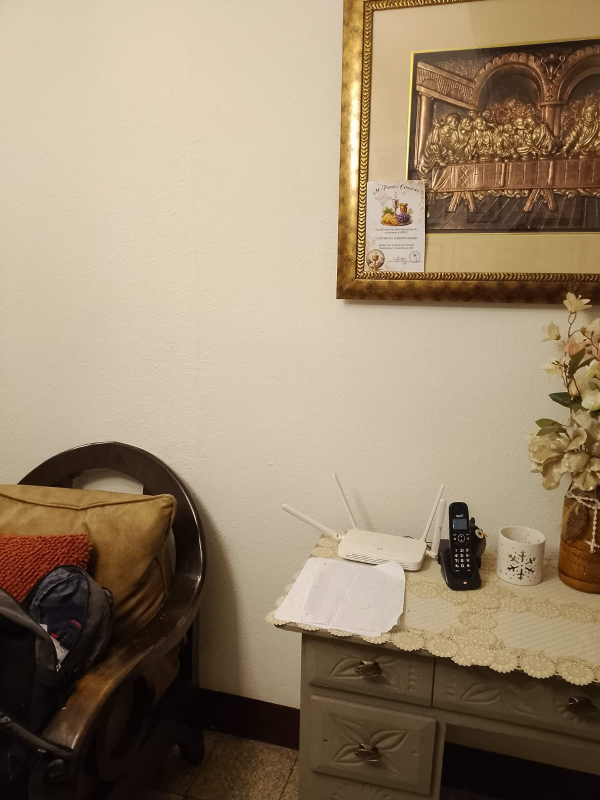
#> input picture control/lefth.jpeg, 1200 x 1600 px, found by its file name (shown at 1/2 size)
$ jupyter execute Informe.ipynb
#> lines starting #> are read from the running program, lines starting #| are printed output that depends on the picture
# Laboratorio 5

- Mathew Alexander Cordero Aquino - 22982
- Gustavo Adolfo Cruz Bardales - 22779
- Edwin de Leon - 22809

[Repositorio](https://github.com/donmatthiuz/VIC/tree/lab5)

## Task 1

### Imagenes de Control

#### Izquierda

#### Derecha

### Imagenes Experimentales

#### Objetos:
- Cercano: Botella transparente
- Medio: Sofa
- Lejano: Porton

#### Izquierda

#### Derecha

## Task 2

[cell 1]
import cv2
import numpy as np

def pipelineSTICKING(img_left_path, img_right_path, name_output):
#> called with img_left_path = 'control\\lefth.jpeg', img_right_path = 'control\\right.jpeg', name_output = 'panorama_control'
    img_left  = cv2.imread(img_left_path)
#> img_left is the input picture: shape (1600, 1200, 3); mean B, G, R 110, 134.5, 153.6
    img_right = cv2.imread(img_right_path)
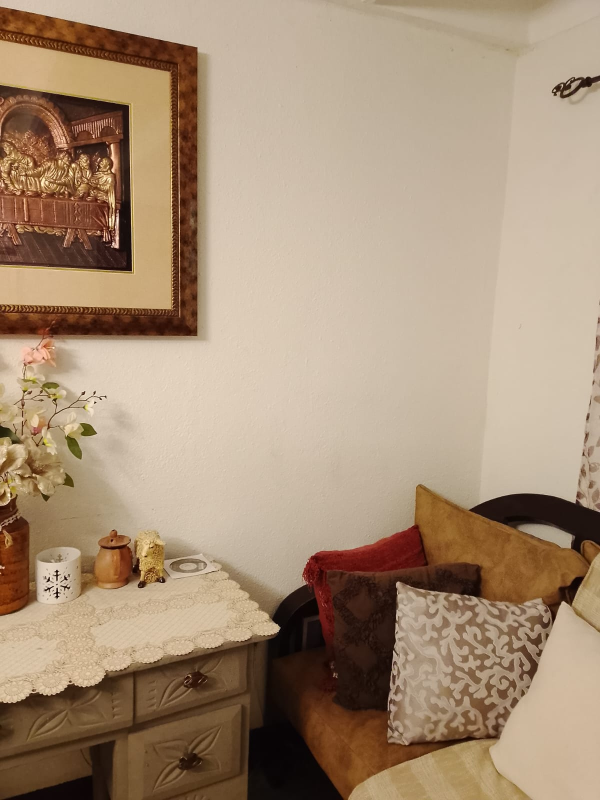
#> input picture control/right.jpeg, 1200 x 1600 px, found by its file name (shown at 1/2 size)
#> img_right is the input picture: shape (1600, 1200, 3); mean B, G, R 119.2, 143.6, 167.3

    if img_left is None or img_right is None:
        raise ValueError("Error cargando imágenes")

    gray_left  = cv2.cvtColor(img_left,  cv2.COLOR_BGR2GRAY)
    gray_right = cv2.cvtColor(img_right, cv2.COLOR_BGR2GRAY)
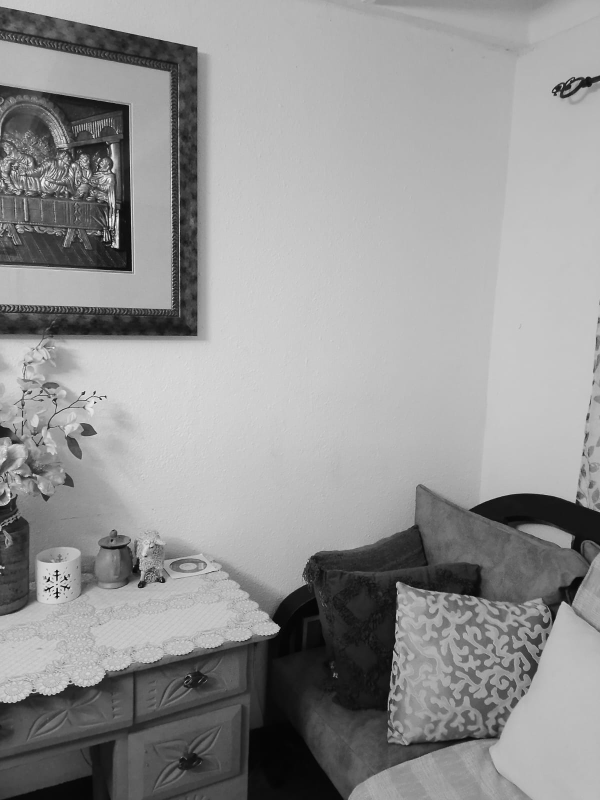
#> gray_right: shape (1600, 1200) (shown at 1/2 size); min 1, max 251, mean 147.9

    sift = cv2.SIFT_create()
    kp1, des1 = sift.detectAndCompute(gray_left,  None)
#> kp1 = 5053 keypoints; strongest (x, y, size): (910, 1078, 2.1), (930, 1166, 2.7), (715, 553, 1.9), (913, 1131, 3)
    kp2, des2 = sift.detectAndCompute(gray_right, None)
#> kp2 = 4388 keypoints; strongest (x, y, size): (190, 805, 2.5), (114, 1177, 2.4), (114, 1143, 3.8), (114, 1193, 3.9)

    FLANN_INDEX_KDTREE = 1
    index_params = dict(algorithm=FLANN_INDEX_KDTREE, trees=5)
    search_params = dict(checks=50)

    flann = cv2.FlannBasedMatcher(index_params, search_params)
    matches = flann.knnMatch(des1, des2, k=2)
#> matches = 5053 matches

    good = []
    for m, n in matches:
        if m.distance < 0.75 * n.distance:
            good.append(m)
#> after the loop, good = 106 matches

    if len(good) < 8:
        raise ValueError("Muy pocos matches para estimar homografía")

    pts_left  = np.float32([kp1[m.queryIdx].pt for m in good]).reshape(-1,1,2)
#> pts_left = 106 rows, first 8: [22.14, 1200.8], [44.63, 1126.4], [62.26, 1151.1], [71.29, 984.8], [72.08, 932.1], [82.35, 1246], [109.5, 1166], [116.3, 906.1]
    pts_right = np.float32([kp2[m.trainIdx].pt for m in good]).reshape(-1,1,2)
#> pts_right = 106 rows, first 8: [787.1, 1303.3], [418.7, 1476.8], [184.9, 259.1], [960.3, 1041.3], [1127.1, 997.1], [1161.6, 164.5], [835.6, 1182.2], [1127.1, 997.1]

    H, inliers = cv2.findHomography(
        pts_right,
        pts_left,
        cv2.RANSAC,
        5.0
    )
#> H = [[0.559, -0.755, 1056], [0.445, -0.684, 1003.4], [0.000305, -0.000691, 1]]; inliers = 106 values, max 1 at index 30, min 0 at index 0, mean 0.066

    if H is None:
        raise ValueError("No se pudo estimar la homografía")

    h, w = img_left.shape[:2]
#> h = 1600; w = 1200

    corners_right = np.array([[0,0],[w,0],[w,h],[0,h]], dtype=np.float32).reshape(-1,1,2)
    warped_corners = cv2.perspectiveTransform(corners_right, H)
#> warped_corners = [[1056, 1003.4], [1264.2, 1125.2], [1990.4, 1702.4], [1445.6, 856]]

    corners_left = np.array([[0,0],[w,0],[w,h],[0,h]], dtype=np.float32).reshape(-1,1,2)

    all_corners = np.concatenate((corners_left, warped_corners), axis=0)
#> all_corners = [[0, 0], [1200, 0], [1200, 1600], [0, 1600], [1056, 1003.4], [1264.2, 1125.2], [1990.4, 1702.4], [1445.6, 856]]

    [x_min, y_min] = np.int32(all_corners.min(axis=0).ravel() - 10)
#> x_min = -10; y_min = -10
    [x_max, y_max] = np.int32(all_corners.max(axis=0).ravel() + 10)
#> x_max = 2000; y_max = 1712

    panorama_w = x_max - x_min
#> panorama_w = 2010
    panorama_h = y_max - y_min
#> panorama_h = 1722

    T = np.array([
        [1, 0, -x_min],
        [0, 1, -y_min],
        [0, 0, 1]
    ], dtype=np.float32)
#> T = [[1, 0, 10], [0, 1, 10], [0, 0, 1]]

    warped = cv2.warpPerspective(img_right, T @ H, (panorama_w, panorama_h))

    panorama = np.zeros((panorama_h, panorama_w, 3), dtype=np.uint8)

    panorama[-y_min:h-y_min, -x_min:w-x_min] = img_left

    mask = warped > 0
    panorama[mask] = warped[mask]

    cv2.imwrite(f"{name_output}.png", panorama)

### Stiching

[cell 2]
pipelineSTICKING("control\lefth.jpeg", "control\\right.jpeg" ,"panorama_control")
pipelineSTICKING("experimental\lefth.jpeg", "experimental\\right.jpeg" ,"panorama_experimental")
#> call 2 of pipelineSTICKING, with img_left_path = 'experimental\\lefth.jpeg', img_right_path = 'experimental\\right.jpeg', name_output = 'panorama_experimental'
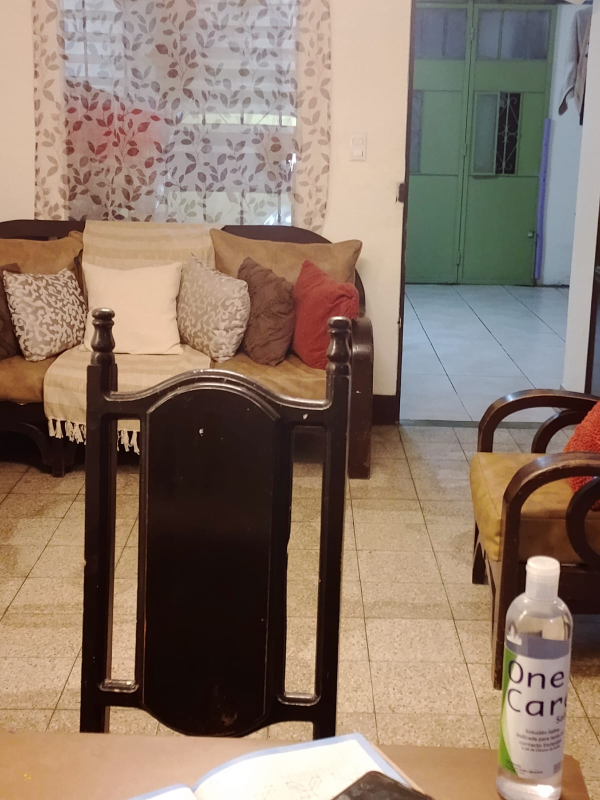
#> input picture experimental/lefth.jpeg, 1200 x 1600 px, found by its file name (shown at 1/2 size)
#> in pipelineSTICKING, img_left is the input picture: shape (1600, 1200, 3); mean B, G, R 105.7, 120.8, 140.5
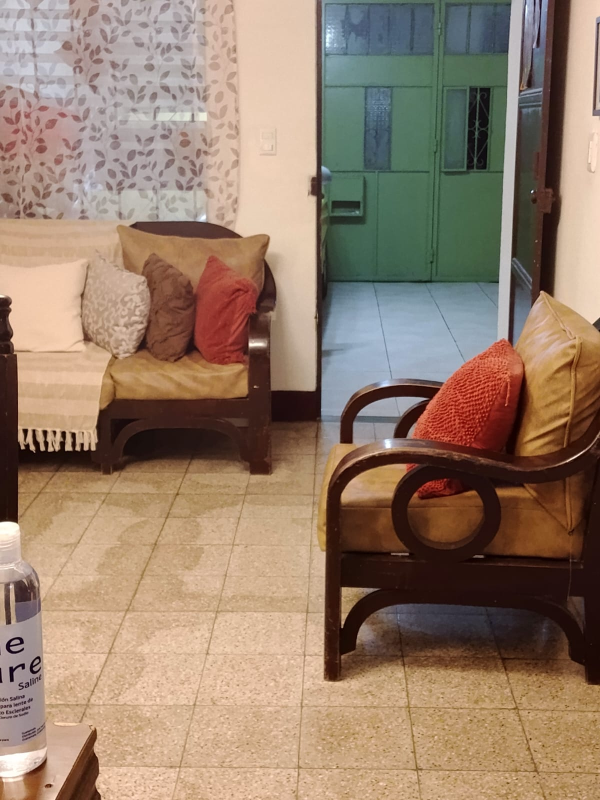
#> input picture experimental/right.jpeg, 1200 x 1600 px, found by its file name (shown at 1/2 size)
#> in pipelineSTICKING, img_right is the input picture: shape (1600, 1200, 3); mean B, G, R 107.5, 126.6, 150.1
#> in pipelineSTICKING (call 2), `gray_left  = cv2.cvtColor(img_left,  cv2.COLOR_BGR2GRAY)`:
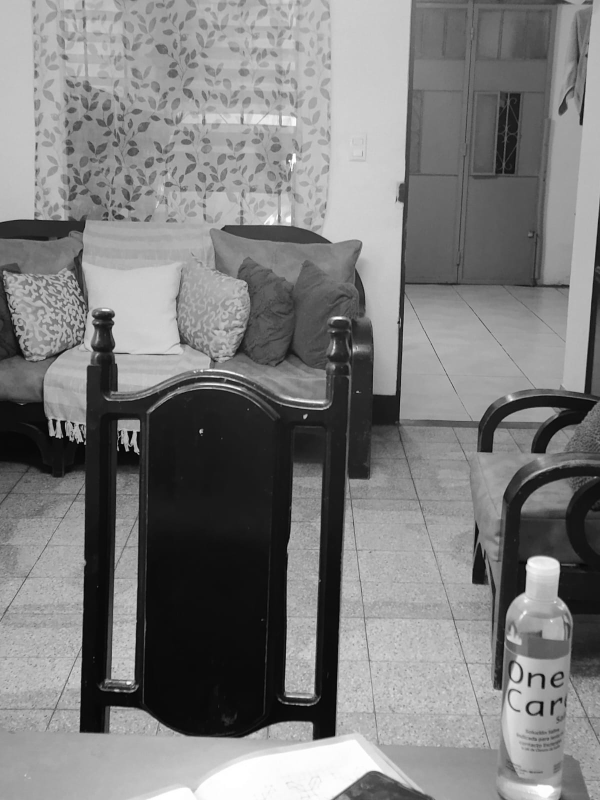
#> gray_left: shape (1600, 1200) (shown at 1/2 size); min 3, max 255, mean 125
#> in pipelineSTICKING (call 2), `gray_right = cv2.cvtColor(img_right, cv2.COLOR_BGR2GRAY)`:
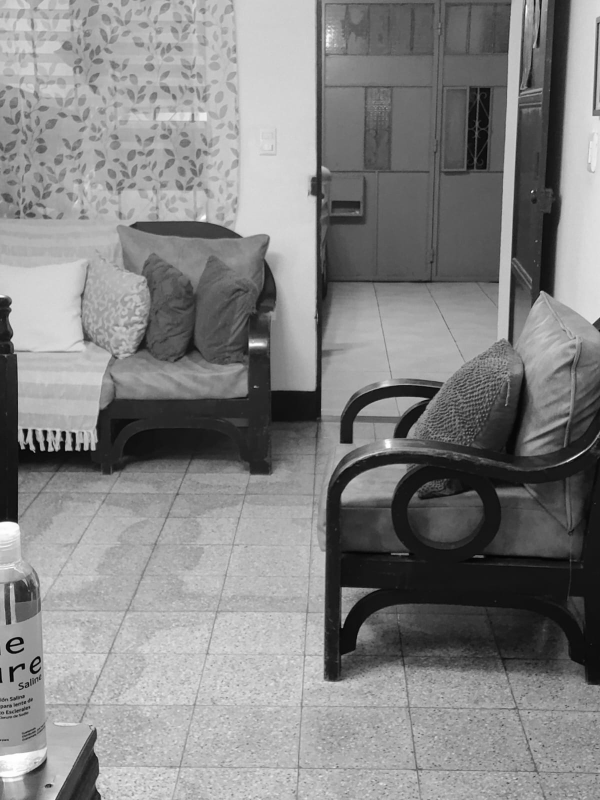
#> gray_right: shape (1600, 1200) (shown at 1/2 size); min 0, max 255, mean 131.4
#> in pipelineSTICKING (call 2), `kp1, des1 = sift.detectAndCompute(gray_left,  None)`: kp1 = 5945 keypoints; strongest (x, y, size): (1085, 1139, 43), (402, 863, 5), (260, 867, 7.7), (170, 887, 2.9)
#> in pipelineSTICKING (call 2), `kp2, des2 = sift.detectAndCompute(gray_right, None)`: kp2 = 7551 keypoints; strongest (x, y, size): (1064, 383, 2.9), (51, 863, 7.3), (90, 866, 7.5), (109, 865, 5.5)
#> in pipelineSTICKING (call 2), `matches = flann.knnMatch(des1, des2, k=2)`: matches = 5945 matches
#> after the loop in pipelineSTICKING (call 2), `for m, n in matches:`: good = 480 matches
#> in pipelineSTICKING (call 2), `pts_left  = np.float32([kp1[m.queryIdx].pt for m in good]).reshape(-1,..`: pts_left = 480 rows, first 8: [4.05, 479.1], [12.91, 598.5], [77.44, 1038.6], [91.06, 260.1], [91.06, 260.1], [99.06, 429.9], [100.2, 873.4], [101.3, 416.2]
#> in pipelineSTICKING (call 2), `pts_right = np.float32([kp2[m.trainIdx].pt for m in good]).reshape(-1,..`: pts_right = 480 rows, first 8: [1195.9, 635.7], [637, 630.1], [847.2, 1341.6], [185.2, 248.8], [185.2, 248.8], [182.5, 117.4], [169, 902.4], [184, 103.3]
#> in pipelineSTICKING (call 2), `H, inliers = cv2.findHomography( pts_right, pts_left, cv2.RANSAC, 5.0 )`: H = [[0.998, -0.0425, 195.8], [0.0157, 0.995, 5.97], [-3.68e-07, 5.85e-06, 1]]; inliers = 480 values, max 1 at index 41, min 0 at index 0, mean 0.329
#> in pipelineSTICKING (call 2), `warped_corners = cv2.perspectiveTransform(corners_right, H)`: warped_corners = [[195.8, 5.97], [1394.1, 24.82], [1313.7, 1602.5], [126.6, 1583.2]]
#> in pipelineSTICKING (call 2), `all_corners = np.concatenate((corners_left, warped_corners), axis=0)`: all_corners = [[0, 0], [1200, 0], [1200, 1600], [0, 1600], [195.8, 5.97], [1394.1, 24.82], [1313.7, 1602.5], [126.6, 1583.2]]
#> in pipelineSTICKING (call 2), `[x_max, y_max] = np.int32(all_corners.max(axis=0).ravel() + 10)`: x_max = 1404; y_max = 1612
#> in pipelineSTICKING (call 2), `panorama_w = x_max - x_min`: panorama_w = 1414
#> in pipelineSTICKING (call 2), `panorama_h = y_max - y_min`: panorama_h = 1622
#> in pipelineSTICKING (call 2), `mask = warped > 0`:
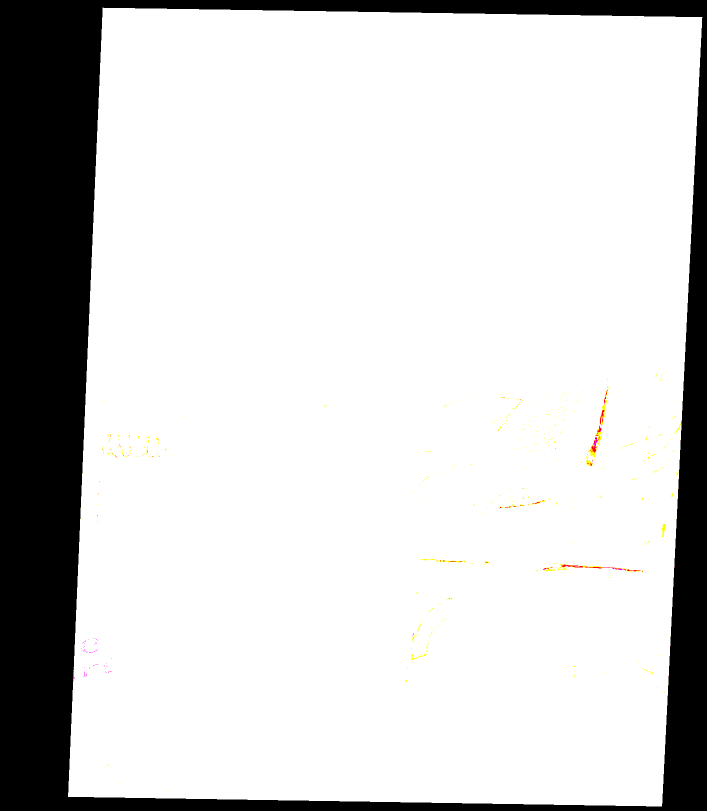
#> mask: shape (1622, 1414, 3) bool (shown at 1/2 size); mean B, G, R 0.821, 0.822, 0.822
#> in pipelineSTICKING (call 2), `panorama[mask] = warped[mask]`:
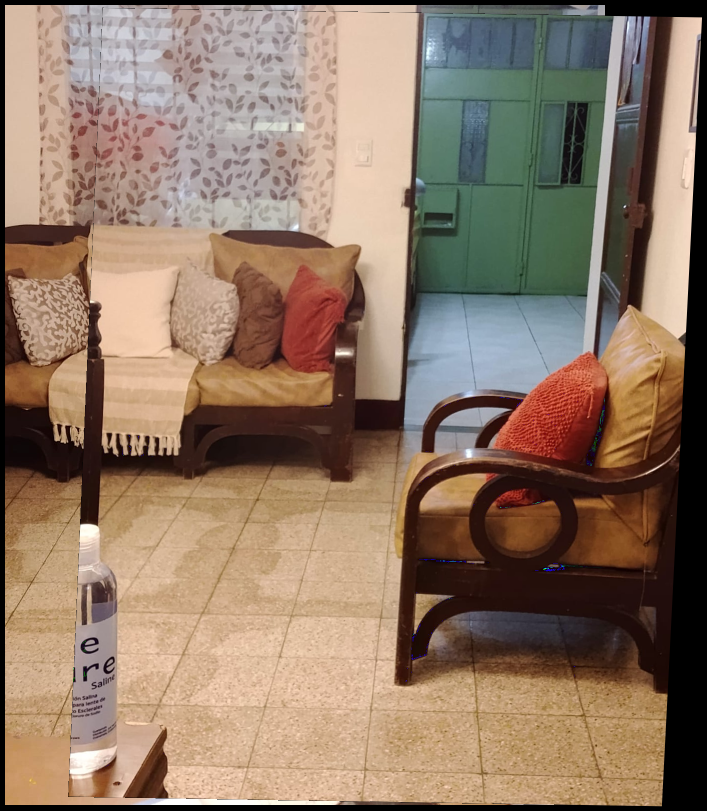
#> panorama: shape (1622, 1414, 3) (shown at 1/2 size); mean B, G, R 101.9, 120.4, 143.5

### Control

### Experimental

### Detectar Errores

[cell 3]
def pipeline_detect_errors(img_left_path, img_right_path, name_output):
#> called with img_left_path = 'control\\lefth.jpeg', img_right_path = 'control\\right.jpeg', name_output = 'test_control'
    print("[1/7] Cargando imágenes...")

    base = cv2.imread(img_left_path)
    warped = cv2.imread(img_right_path)

    if base is None or warped is None:
        raise ValueError("❌ Error cargando las imágenes")

    cv2.imshow("Base", base)
    cv2.imshow("Warped", warped)
    cv2.waitKey(500)

    print("[2/7] Redimensionando...")
    h, w = base.shape[:2]
#> h = 1600; w = 1200
    warped = cv2.resize(warped, (w, h))

    print("[3/7] Convirtiendo a escala de grises...")
    base_gray = cv2.cvtColor(base, cv2.COLOR_BGR2GRAY)
    warped_gray = cv2.cvtColor(warped, cv2.COLOR_BGR2GRAY)

    cv2.imshow("Base Gray", base_gray)
    cv2.imshow("Warped Gray", warped_gray)
    cv2.waitKey(500)

    print("[4/7] Creando anaglifo...")
    anaglyph = np.zeros((h, w, 3), dtype=np.uint8)

    print("[5/7] Asignando canal rojo (base)...")
    anaglyph[:, :, 2] = base_gray   # R

    print("[6/7] Asignando canal cian (warped)...")
    anaglyph[:, :, 1] = warped_gray  # G
    anaglyph[:, :, 0] = warped_gray  # B

    print("[7/7] Mostrando resultado final...")

    cv2.imshow("Anaglifo Rojo-Cian (Blending Visual)", anaglyph)
    cv2.imwrite(f"{name_output}.png", anaglyph)

    print("✅ Proceso terminado. Imagen guardada como anaglyph_result.png")

    cv2.destroyAllWindows()

[cell 4]
pipeline_detect_errors("control\lefth.jpeg", "control\\right.jpeg" ,"test_control")
pipeline_detect_errors("experimental\lefth.jpeg", "experimental\\right.jpeg" ,"test_experimental")
#> call 2 of pipeline_detect_errors, with img_left_path = 'experimental\\lefth.jpeg', img_right_path = 'experimental\\right.jpeg', name_output = 'test_experimental'
#> in pipeline_detect_errors (call 2), `anaglyph[:, :, 0] = warped_gray`:
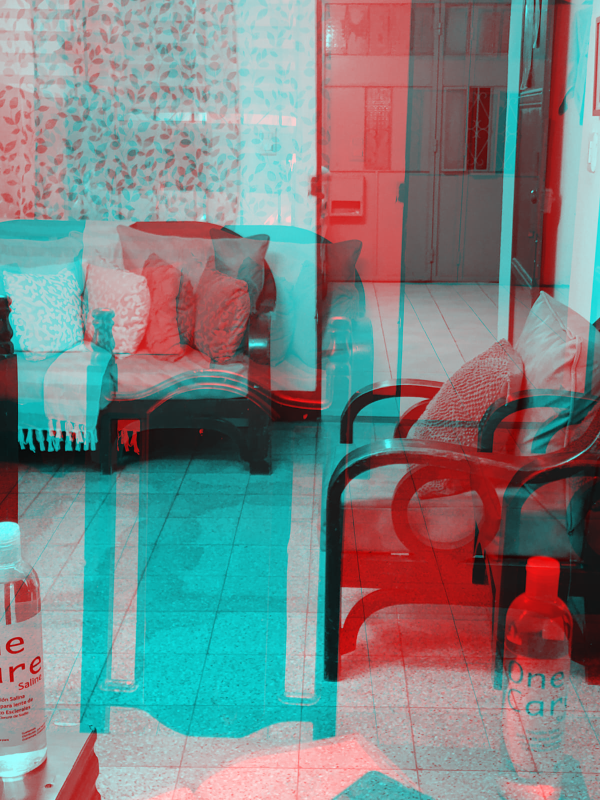
#> anaglyph: shape (1600, 1200, 3) (shown at 1/2 size); mean of channels 0, 1, 2 131.4, 131.4, 125; drawn as B, G, R

### Control

### Experimental

[cell 5]
import cv2
import matplotlib.pyplot as plt
import pandas as pd

img = cv2.imread('test_experimental.png')
img = cv2.cvtColor(img, cv2.COLOR_BGR2RGB)

plt.figure(figsize=(15, 10))
plt.imshow(img)
plt.grid(True, color='white', linestyle='-', linewidth=0.5)
plt.minorticks_on()
plt.title("Mira el eje X (horizontal) y anota la posicion de cada fantasma")
plt.show()

# Cercano
x_A_rojo = 585
x_A_cian = 835

# Medio
x_B_rojo = 292
x_B_cian = 501

# Fondo
x_C_rojo = 41
x_C_cian = 209

data = {
    "Objeto": ["A (Cercano)", "B (Medio)", "C (Fondo)"],
    "Distancia Real": ["50 cm", "1.5 m", "> 3 m"],
    "Coord X Rojo": [x_A_rojo, x_B_rojo, x_C_rojo],
    "Coord X Cian": [x_A_cian, x_B_cian, x_C_cian]
}

df = pd.DataFrame(data)
df["Disparidad (px)"] = abs(df["Coord X Rojo"] - df["Coord X Cian"])

display(df)
